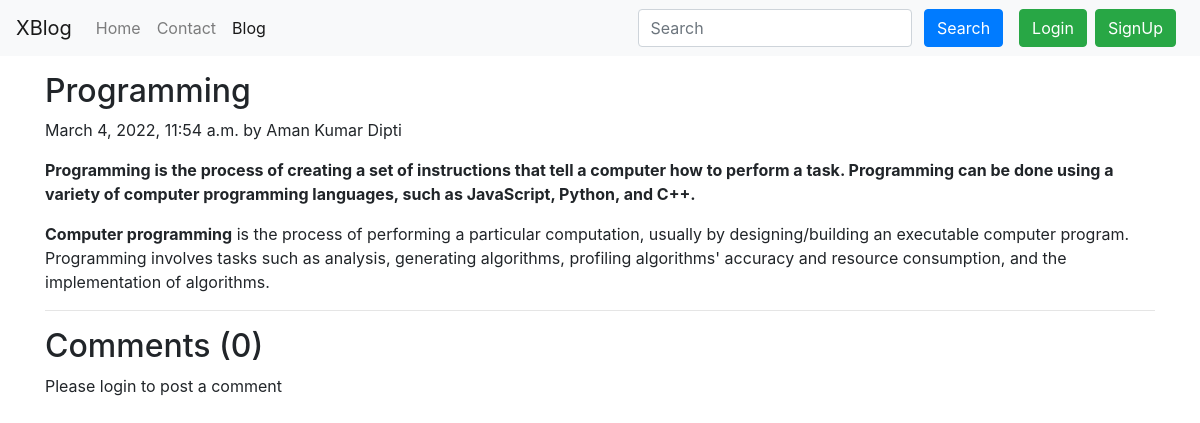
Screenshot of /Blog/programming with the database file from the repository.
### Blog/models.py (models this page shows, shortened)
class Post(models.Model):
    sno=models.AutoField(primary_key=True)
    title=models.CharField(max_length=255)
    author=models.CharField(max_length=50)
    slug=models.CharField(max_length=130)
    timeStamp=models.DateTimeField(blank=True)
    content=models.TextField()
    image = models.FileField(upload_to = 'image/', blank=True, null=True )

### Blog/views.py (the view)
# urls.py: path('<str:slug>', views.blogPost, name="blogPost"),
def blogPost(request, slug):
    post=Post.objects.filter(slug=slug).first()
    comments= BlogComment.objects.filter(post=post, parent=None)
    replies= BlogComment.objects.filter(post=post).exclude(parent=None)
    replyDict={}
    for reply in replies:
        if reply.parent.sno not in replyDict.keys():
            replyDict[reply.parent.sno]=[reply]
        else:
            replyDict[reply.parent.sno].append(reply)
    context={'post':post, 'comments': comments, 'user': request.user, 'replyDict': replyDict}
    return render(request, "Blog/BlogPost.html", context)

### templates/Blog/BlogPost.html (shortened to what this page needs)
{% extends 'base.html' %}
{% block blogsactive %} active {% endblock %}
{% block body %}
{% load static %}
{% load humanize %}
{% load extras %}
<div class="container my-3">
    <h2 class="blog-post-title">{{post.title}}</h2>
    <p class="blog-post-meta">{{post.timeStamp}} by {{post.author}}</a></p>
    <p>{{post.content|safe}}</p>
    <hr>
</div>
<div class="container">
    <h2> Comments ({{comments.count}}) </h2>
    <div class="my-2">
        {% if user.is_authenticated %}
        <form action="/Blog/postComment" method="post">
            {% csrf_token %}
            <div class="form-group">
                <label for="exampleInputEmail1">Post Comment </label>
                <input type="text" class="form-control" id="comment" name="comment" placeholder="Enter comment here">
            </div>
            <input type="hidden" name="postSno" id="postSno"  value="{{post.sno}}">
            <input type="hidden" name="parentSno" id= "parentSno" value="">
            <button type="submit" class="btn btn-primary">Submit</button>
        </form>
        {% else %}
        Please login to post a comment
        {% endif %}
    </div>
</div>
{% endblock %}

### rows the page displays
Post: title "Programming", timeStamp "March 4, 2022, 11:54 a.m.", author "Aman Kumar Dipti", content "Programming is the process of creating a set of instructions that tell a computer how to perform a task. Programming can be done using a variety of computer programming languages, such as JavaScript, Python, and C++. Computer programming is the process of performing a particular computation, usually by designing/building an executable computer program. Programming involves tasks such as analysis, generating algorithms, profiling algorithms' accuracy and resource consumption, and the implementation of algorithms."

### other values shown
{{ comments.count }} "0"
